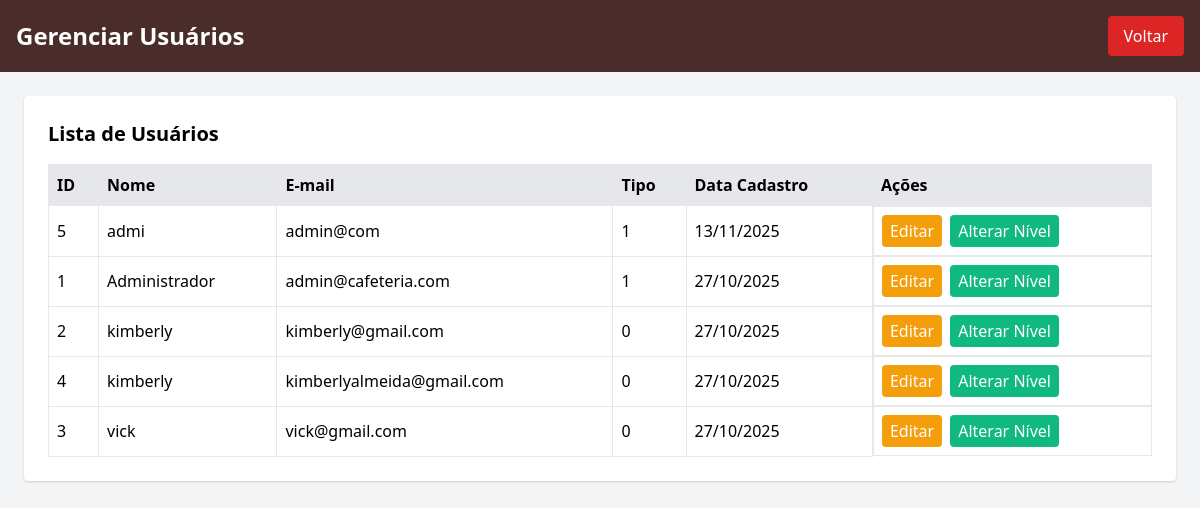
Screenshot of /gerenciar_usuarios.php with the database file from the repository.
### tables this page shows
CREATE TABLE `usuarios` (
  `id` INT NOT NULL AUTO_INCREMENT,
  `nome` VARCHAR(100) NOT NULL,
  `email` VARCHAR(100) NOT NULL,
  `nivel_acesso` TINYINT NOT NULL DEFAULT 0,
  `senha` VARCHAR(255) NOT NULL,
  `data_cadastro` TIMESTAMP NOT NULL DEFAULT CURRENT_TIMESTAMP,
  PRIMARY KEY (`id`),
  UNIQUE KEY `email` (`email`)
);

### gerenciar_usuarios.php (the view, shortened to what this page needs)
<?php
include('conexao.php');
$sql = "SELECT id, nome, email, nivel_acesso, data_cadastro FROM usuarios ORDER BY nome ASC";
$result = $conn->query($sql);
?>
<!DOCTYPE html>
<html lang="pt-BR">
<head>
    <link href="https://cdn.jsdelivr.net/npm/tailwindcss@2.2.19/dist/tailwind.min.css" rel="stylesheet">
</head>
<body class="bg-gray-100">
<header style="background-color: #4A2C2A;" class="bg-[#4A2C2A] text-white p-4 flex justify-between items-center">
    <h1 class="text-2xl font-bold">Gerenciar Usuários</h1>
    <a href="indexadim.php" class="bg-red-600 px-4 py-2 rounded hover:bg-red-700">Voltar</a>
</header>
<main class="max-w-7xl mx-auto p-6">
    <div class="bg-white p-6 rounded shadow">
        <h2 class="text-xl font-bold text-[#4A2C2A] mb-4">Lista de Usuários</h2>
        <table class="w-full text-left border-collapse">
            <thead>
                <tr class="bg-gray-200">
                    <th class="p-2 border">ID</th>
                    <th class="p-2 border">Nome</th>
                    <th class="p-2 border">E-mail</th>
                    <th class="p-2 border">Tipo</th>
                    <th class="p-2 border">Data Cadastro</th>
                    <th class="p-2 border">Ações</th>
                </tr>
            </thead>
            <tbody>
                <?php if ($result->num_rows > 0): ?>
                    <?php while ($row = $result->fetch_assoc()): ?>
                        <tr>
                            <td class="p-2 border"><?= $row['id'] ?></td>
                            <td class="p-2 border"><?= $row['nome'] ?></td>
                            <td class="p-2 border"><?= $row['email'] ?></td>
                            <td class="p-2 border"><?= ucfirst($row['nivel_acesso']) ?></td>
                            <td class="p-2 border"><?= date('d/m/Y', strtotime($row['data_cadastro'])) ?></td>
                            <td class="p-2 border flex gap-2">
                                <a href="editar_usuario.php?id=<?= $row['id'] ?>" class="bg-yellow-500 text-white px-2 py-1 rounded hover:bg-yellow-600">Editar</a>
                                <a href="alterar_nivel.php?id=<?= $row['id'] ?>" class="bg-green-500 text-white px-2 py-1 rounded hover:bg-green-600">Alterar Nível</a>
                            </td>
                        </tr>
                    <?php endwhile; ?>
                <?php else: ?>
                    <tr>
                        <td colspan="6" class="p-2 border text-center">Nenhum usuário encontrado.</td>
                    </tr>
                <?php endif; ?>
            </tbody>
        </table>
    </div>
</main>
</body>
</html>

### gerenciar_usuarios.php (style rules this page uses)
:root { --cor-primaria: #4A2C2A; }

### rows the page displays
usuarios: id "5", nome "admi", email "admin@com", nivel_acesso "1", data_cadastro "13/11/2025"
usuarios: id "1", nome "Administrador", email "admin@cafeteria.com", nivel_acesso "1", data_cadastro "27/10/2025"
usuarios: id "2", nome "kimberly", email "kimberly@gmail.com", nivel_acesso "0", data_cadastro "27/10/2025"
usuarios: id "4", nome "kimberly", email "kimberlyalmeida@gmail.com", nivel_acesso "0", data_cadastro "27/10/2025"
usuarios: id "3", nome "vick", email "vick@gmail.com", nivel_acesso "0", data_cadastro "27/10/2025"
